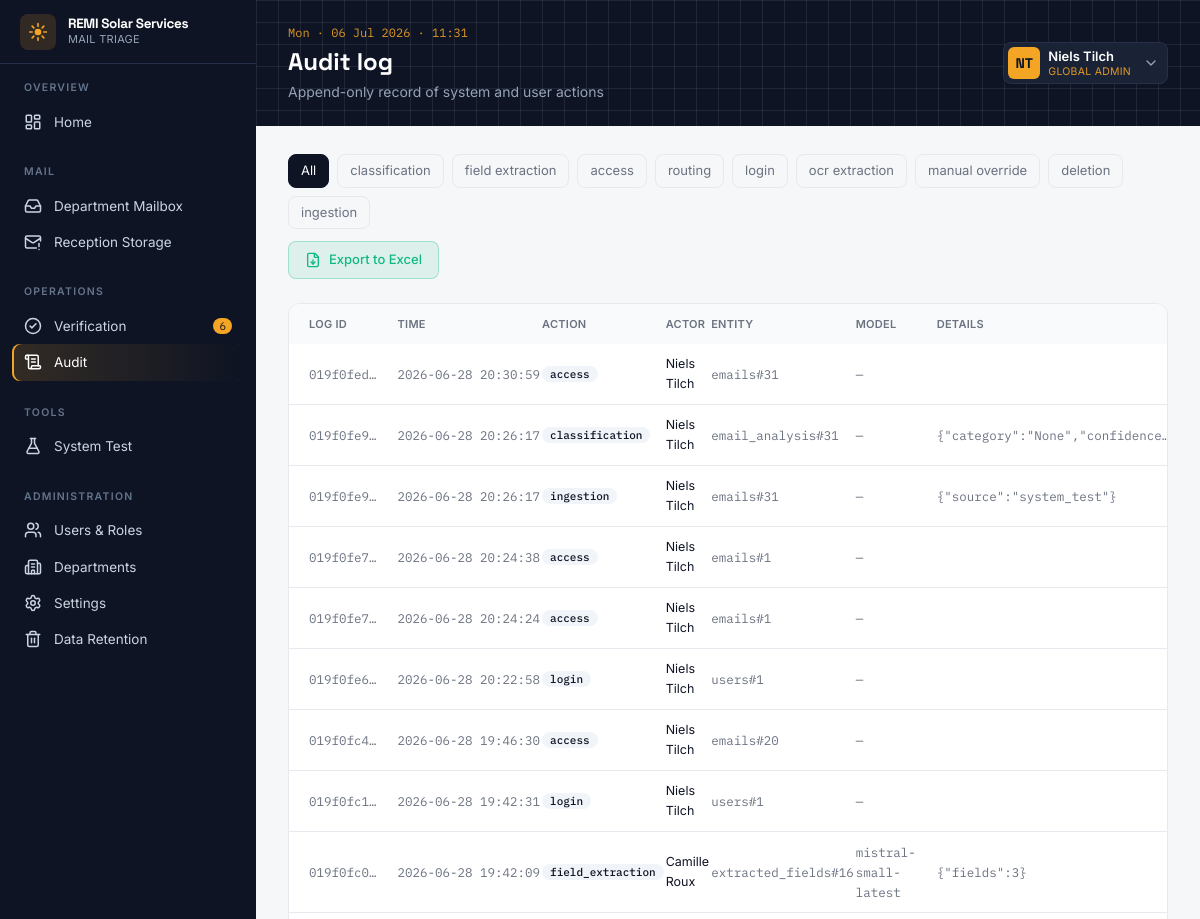
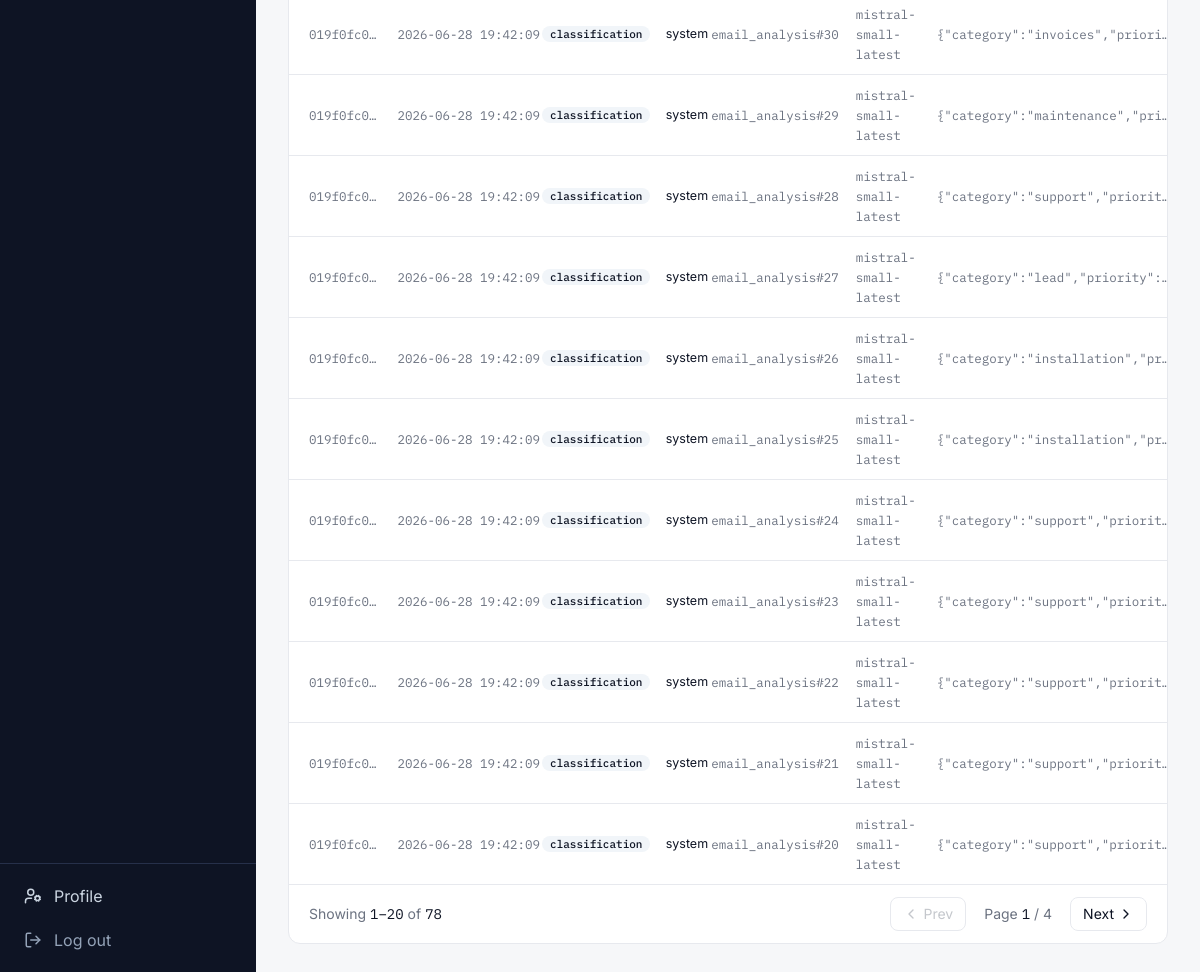
The app's page /audit (signed in) with its own data (2 pictures, top to bottom).
### tables this page shows
CREATE TABLE users (
  id            INTEGER PRIMARY KEY AUTOINCREMENT,
  uuid          TEXT UNIQUE,             -- UUIDv7
  full_name     TEXT NOT NULL,
  email         TEXT NOT NULL UNIQUE,
  password_hash TEXT NOT NULL,            -- bcrypt hash
  role_id       INTEGER NOT NULL REFERENCES roles(id),
  department_id INTEGER REFERENCES departments(id),
  is_active     INTEGER NOT NULL DEFAULT 1,
  mfa_enabled   INTEGER NOT NULL DEFAULT 0,
  mfa_secret    TEXT,                     -- base32 TOTP secret (set when MFA enabled)
  last_login_at TEXT,
  created_at    TEXT NOT NULL DEFAULT (datetime('now'))
);

CREATE TABLE roles (
  id          INTEGER PRIMARY KEY AUTOINCREMENT,
  name        TEXT NOT NULL UNIQUE,
  description TEXT
);

CREATE TABLE audit_logs (
  id INTEGER PRIMARY KEY AUTOINCREMENT,
  uuid TEXT UNIQUE,                       -- UUIDv7, external identifier for the log entry
  email_id INTEGER REFERENCES emails(id),
  user_id INTEGER REFERENCES users(id),
  model_version TEXT,
  action_type TEXT NOT NULL
    CHECK (action_type IN ('ingestion','ocr_extraction','classification','field_extraction','routing','manual_override','access','login','deletion')),
  entity_type TEXT,
  entity_id INTEGER,
  details TEXT,
  ip_address TEXT,
  created_at TEXT NOT NULL DEFAULT (datetime('now'))
);

### app.py (the view)
@app.route("/audit")
@page_guard("audit")
def audit():
    action = request.args.get("action", "")
    per_page = 20
    page = max(1, request.args.get("page", 1, type=int))
    where = "WHERE l.action_type=?" if action else ""
    params = (action,) if action else ()
    total = db().execute(f"SELECT COUNT(*) c FROM audit_logs l {where}", params).fetchone()["c"]
    pages = max(1, (total + per_page - 1) // per_page)
    page = min(page, pages)
    offset = (page - 1) * per_page
    rows = db().execute(f"""
        SELECT l.*, u.full_name AS who, e.subject
        FROM audit_logs l
        LEFT JOIN users u ON l.user_id=u.id
        LEFT JOIN emails e ON l.email_id=e.id
        {where}
        ORDER BY l.created_at DESC
        LIMIT ? OFFSET ?
    """, (*params, per_page, offset)).fetchall()
    actions = [r["action_type"] for r in db().execute("SELECT DISTINCT action_type FROM audit_logs")]
    start = 0 if total == 0 else offset + 1
    end = offset + len(rows)
    return render_template("audit.html", logs=rows, actions=actions, current=action,
                           page=page, pages=pages, total=total, start=start, end=end)

### app.py (called while the page is built)
def db():
    if "db" not in g:
        g.db = sqlite3.connect(DB_PATH)
        g.db.row_factory = sqlite3.Row
        g.db.execute("PRAGMA foreign_keys = ON;")
    return g.db

def current_user():
    uid = session.get("user_id")
    if not uid:
        return None
    return db().execute(
        """SELECT u.*, r.name AS role_name, d.name AS dept_name
           FROM users u JOIN roles r ON u.role_id = r.id
           LEFT JOIN departments d ON u.department_id = d.id
           WHERE u.id = ?""", (uid,)
    ).fetchone()

def login_required(view):
    @functools.wraps(view)
    def wrapped(*a, **kw):
        if not session.get("user_id"):
            return redirect(url_for("login"))
        return view(*a, **kw)
    return wrapped

def page_guard(page_key):
    def deco(view):
        @functools.wraps(view)
        @login_required
        def wrapped(*a, **kw):
            user = current_user()
            if user["role_name"] not in PAGE_ROLES.get(page_key, set()):
                abort(403)
            return view(*a, **kw)
        return wrapped
    return deco

@app.context_processor
def inject_nav():
    user = current_user()
    if not user:
        return {"user": None, "nav": [], "active": request.endpoint}
    role = user["role_name"]
    visible = []
    for section, items in NAV:
        allowed = [(k, label, icon) for k, label, icon, roles in items if role in roles]
        if allowed:
            visible.append((section, allowed))
    pending = db().execute("SELECT COUNT(*) c FROM review_tasks WHERE status='pending'").fetchone()["c"]
    now = dt.datetime.now().strftime("%a · %d %b %Y · %H:%M")
    return {"user": user, "nav": visible, "active": request.endpoint,
            "pending_reviews": pending, "now": now}

### templates/audit.html (shortened to what this page needs)
{% extends "base.html" %}
{% block heading %}Audit log{% endblock %}
{% block subheading %}Append-only record of system and user actions{% endblock %}
{% block content %}
<div class="flex items-center justify-between gap-3 flex-wrap">
  <div class="flex items-center gap-2 flex-wrap">
    <a href="{{ url_for('audit') }}" class="text-[13px] px-3 py-1.5 rounded-lg border {{ 'bg-ink text-white border-ink' if not current else 'border-line text-muted hover:bg-surface' }}">All</a>
    {% for a in actions %}
    <a href="{{ url_for('audit', action=a) }}" class="text-[13px] px-3 py-1.5 rounded-lg border {{ 'bg-ink text-white border-ink' if current==a else 'border-line text-muted hover:bg-surface' }}">{{ a.replace('_',' ') }}</a>
    {% endfor %}
  </div>
  <a href="{{ url_for('audit_export', action=current) }}"
     class="text-[13px] font-medium px-4 py-2 rounded-lg bg-ok/10 text-ok border border-ok/30 hover:bg-ok/20 transition flex items-center gap-2 shrink-0">
    <i data-lucide="file-down" class="w-4 h-4"></i> Export to Excel{{ ' (' + current.replace('_',' ') + ')' if current }}</a>
</div>
<section class="bg-card border border-line rounded-xl overflow-hidden">
  <table class="w-full text-sm">
    <thead class="text-[11px] uppercase tracking-wide text-muted bg-surface/60">
      <tr><th class="text-left font-semibold px-5 py-2.5">Log ID</th><th class="text-left font-semibold py-2.5">Time</th><th class="text-left font-semibold py-2.5">Action</th>
          <th class="text-left font-semibold py-2.5">Actor</th><th class="text-left font-semibold py-2.5">Entity</th>
          <th class="text-left font-semibold py-2.5">Model</th><th class="text-left font-semibold px-5 py-2.5">Details</th></tr>
    </thead>
    <tbody class="divide-y divide-line font-mono text-[12.5px]">
      {% for l in logs %}
      <tr class="hover:bg-surface/60">
        <td class="px-5 py-2.5 text-muted" title="{{ l.uuid }}">{{ l.uuid[:8] if l.uuid else '—' }}…</td>
        <td class="py-2.5 text-muted whitespace-nowrap">{{ l.created_at }}</td>
        <td class="py-2.5"><span class="badge bg-slate-100 text-ink">{{ l.action_type }}</span></td>
        <td class="py-2.5 font-sans">{{ l.who or 'system' }}</td>
        <td class="py-2.5 text-muted">{{ l.entity_type or '—' }}{% if l.entity_id %}#{{ l.entity_id }}{% endif %}</td>
        <td class="py-2.5 text-muted">{{ l.model_version or '—' }}</td>
        <td class="px-5 py-2.5 text-muted max-w-[280px] truncate">{{ l.details or '' }}</td>
      </tr>
      {% else %}
      <tr><td colspan="7" class="px-5 py-10 text-center text-muted font-sans">No log entries.</td></tr>
      {% endfor %}
    </tbody>
  </table>
  {% if total %}
  <div class="flex items-center justify-between px-5 py-3 border-t border-line text-sm">
    <span class="text-muted">Showing <span class="font-mono text-ink">{{ start }}–{{ end }}</span> of <span class="font-mono text-ink">{{ total }}</span></span>
    <div class="flex items-center gap-1.5">
      {% set prev_disabled = page <= 1 %}
      {% set next_disabled = page >= pages %}
      <a {% if not prev_disabled %}href="{{ url_for('audit', action=current, page=page-1) }}"{% endif %}
         class="px-3 py-1.5 rounded-lg border border-line flex items-center gap-1 {{ 'text-muted/40 pointer-events-none' if prev_disabled else 'text-ink hover:bg-surface' }}">
        <i data-lucide="chevron-left" class="w-4 h-4"></i> Prev</a>
      <span class="px-3 py-1.5 text-muted">Page <span class="font-mono text-ink">{{ page }}</span> / {{ pages }}</span>
      <a {% if not next_disabled %}href="{{ url_for('audit', action=current, page=page+1) }}"{% endif %}
         class="px-3 py-1.5 rounded-lg border border-line flex items-center gap-1 {{ 'text-muted/40 pointer-events-none' if next_disabled else 'text-ink hover:bg-surface' }}">
        Next <i data-lucide="chevron-right" class="w-4 h-4"></i></a>
    </div>
  </div>
  {% endif %}
</section>
{% endblock %}

### templates/base.html (shortened to what this page needs)
<!DOCTYPE html>
<html lang="en">
<head>
<script src="https://cdn.tailwindcss.com"></script>
</head>
<body class="font-sans text-ink bg-surface">
<div class="flex min-h-screen">
  <aside class="w-64 shrink-0 bg-ink text-slate-300 flex flex-col fixed h-screen z-10">
    <div class="px-5 h-16 flex items-center gap-3 border-b border-inkline">
      <div class="w-9 h-9 rounded-lg bg-sun/15 grid place-items-center">
        <svg viewBox="0 0 24 24" class="w-5 h-5 text-sun" fill="none" stroke="currentColor" stroke-width="2" stroke-linecap="round">
          <circle cx="12" cy="12" r="4" fill="currentColor" stroke="none"/>
          <path d="M12 2v3M12 19v3M2 12h3M19 12h3M5 5l2 2M17 17l2 2M19 5l-2 2M7 17l-2 2"/>
        </svg>
      </div>
      <div class="leading-tight min-w-0">
        <div class="font-display font-bold text-white text-[13.5px] whitespace-nowrap tracking-tight">REMI Solar Services</div>
        <div class="text-[11px] tracking-wide text-slate-400 uppercase">Mail Triage</div>
      </div>
    </div>
    <nav class="flex-1 overflow-y-auto py-4 px-3 space-y-6 text-[13.5px]">
      {% for section, items in nav %}
      <div>
        <p class="px-3 mb-2 text-[10.5px] font-semibold tracking-[.12em] text-slate-500 uppercase">{{ section }}</p>
        {% for key, label, icon in items %}
        <a href="{{ url_for(key) }}"
           class="nav-item flex items-center gap-3 px-3 py-2 rounded-lg {{ 'nav-active' if active==key }}">
          <i data-lucide="{{ icon }}" class="w-[18px] h-[18px]"></i>{{ label }}
          {% if key=='verification' and pending_reviews %}
          <span class="ml-auto text-[11px] font-mono bg-sun text-ink rounded-full px-1.5">{{ pending_reviews }}</span>
          {% endif %}
        </a>
        {% endfor %}
      </div>
      {% endfor %}
    </nav>
    <div class="px-3 py-3 border-t border-inkline space-y-1">
      <a href="{{ url_for('profile') }}" class="nav-item flex items-center gap-3 px-3 py-2 rounded-lg {{ 'nav-active' if active=='profile' }}">
        <i data-lucide="user-cog" class="w-[18px] h-[18px]"></i>Profile</a>
      <a href="{{ url_for('logout') }}" class="nav-item flex items-center gap-3 px-3 py-2 rounded-lg text-slate-400">
        <i data-lucide="log-out" class="w-[18px] h-[18px]"></i>Log out</a>
    </div>
  </aside>
  <main class="flex-1 ml-64 min-w-0">
    <header class="bg-ink text-white">
      <div class="grid-tex">
        <div class="px-8 py-6 flex items-center justify-between">
          <div>
            <p class="text-[12px] font-mono text-sun/90 mb-1">{{ now }}</p>
            <h1 class="font-display text-2xl font-bold">{% block heading %}{% endblock %}</h1>
            <p class="text-slate-400 text-sm mt-1">{% block subheading %}{% endblock %}</p>
          </div>
          <div class="relative" x-dropdown>
            <button type="button" onclick="this.nextElementSibling.classList.toggle('hidden')"
              class="flex items-center gap-2 bg-inksoft border border-inkline rounded-lg pl-1 pr-2 py-1 hover:border-sun/50 transition">
              <div class="w-8 h-8 rounded-md bg-sun text-ink grid place-items-center font-display font-bold text-sm">
                {{ user.full_name.split()|map('first')|join|upper }}</div>
              <div class="leading-tight text-left">
                <div class="text-[13px] font-semibold">{{ user.full_name }}</div>
                <div class="text-[10.5px] text-sun/90 uppercase tracking-wide">{{ user.role_name.replace('_',' ').replace(' administrator',' admin') }}</div>
              </div>
              <i data-lucide="chevron-down" class="w-4 h-4 text-slate-400 ml-1"></i>
            </button>
          </div>
        </div>
      </div>
    </header>
    <div class="px-8 py-7 space-y-6">
      {% block content %}{% endblock %}
    </div>
  </main>
</div>
</body>
</html>

### templates/base.html (style rules this page uses)
.nav-item { transition:all .15s ease }
.nav-active { background:linear-gradient(90deg,rgba(245,165,36,.16),transparent);box-shadow:inset 2px 0 0 #F5A524;color:#fff }
.grid-tex { background-image:linear-gradient(#ffffff14 1px,transparent 1px),linear-gradient(90deg,#ffffff14 1px,transparent 1px);background-size:22px 22px }
.badge { font-size:11px;font-weight:500;padding:1px 8px;border-radius:9999px }

### records on screen
users: full_name "Niels Tilch"
roles: role_name.replace "GLOBAL ADMIN"
audit_logs: uuid "019f0fed", created_at "2026-06-28 20:30:59", action_type "access", full_name "Niels Tilch", entity_type "emails", entity_id "31", model_version "—"
audit_logs: uuid "019f0fe9", created_at "2026-06-28 20:26:17", action_type "classification", full_name "Niels Tilch", entity_type "email_analysis", entity_id "31", model_version "—", details "{\"category\":\"None\",\"confidence…"
audit_logs: uuid "019f0fe9", created_at "2026-06-28 20:26:17", action_type "ingestion", full_name "Niels Tilch", entity_type "emails", entity_id "31", model_version "—", details "{\"source\":\"system_test\"}"
audit_logs: uuid "019f0fe7", created_at "2026-06-28 20:24:38", action_type "access", full_name "Niels Tilch", entity_type "emails", entity_id "1", model_version "—"
audit_logs: uuid "019f0fe7", created_at "2026-06-28 20:24:24", action_type "access", full_name "Niels Tilch", entity_type "emails", entity_id "1", model_version "—"
audit_logs: uuid "019f0fe6", created_at "2026-06-28 20:22:58", action_type "login", full_name "Niels Tilch", entity_type "users", entity_id "1", model_version "—"
audit_logs: uuid "019f0fc4", created_at "2026-06-28 19:46:30", action_type "access", full_name "Niels Tilch", entity_type "emails", entity_id "20", model_version "—"
audit_logs: uuid "019f0fc1", created_at "2026-06-28 19:42:31", action_type "login", full_name "Niels Tilch", entity_type "users", entity_id "1", model_version "—"
audit_logs: uuid "019f0fc0", created_at "2026-06-28 19:42:09", action_type "field_extraction", full_name "Camille Roux", entity_type "extracted_fields", entity_id "16", model_version "mistral-small-latest", details "{\"fields\":3}"
audit_logs: uuid "019f0fc0", created_at "2026-06-28 19:42:09", action_type "classification", who "system", entity_type "email_analysis", entity_id "30", model_version "mistral-small-latest", details "{\"category\":\"invoices\",\"priori…"
audit_logs: uuid "019f0fc0", created_at "2026-06-28 19:42:09", action_type "classification", who "system", entity_type "email_analysis", entity_id "29", model_version "mistral-small-latest", details "{\"category\":\"maintenance\",\"pri…"
audit_logs: uuid "019f0fc0", created_at "2026-06-28 19:42:09", action_type "classification", who "system", entity_type "email_analysis", entity_id "28", model_version "mistral-small-latest", details "{\"category\":\"support\",\"priorit…"
audit_logs: uuid "019f0fc0", created_at "2026-06-28 19:42:09", action_type "classification", who "system", entity_type "email_analysis", entity_id "27", model_version "mistral-small-latest", details "{\"category\":\"lead\",\"priority\":…"
audit_logs: uuid "019f0fc0", created_at "2026-06-28 19:42:09", action_type "classification", who "system", entity_type "email_analysis", entity_id "26", model_version "mistral-small-latest", details "{\"category\":\"installation\",\"pr…"
audit_logs: uuid "019f0fc0", created_at "2026-06-28 19:42:09", action_type "classification", who "system", entity_type "email_analysis", entity_id "25", model_version "mistral-small-latest", details "{\"category\":\"installation\",\"pr…"
audit_logs: uuid "019f0fc0", created_at "2026-06-28 19:42:09", action_type "classification", who "system", entity_type "email_analysis", entity_id "24", model_version "mistral-small-latest", details "{\"category\":\"support\",\"priorit…"
audit_logs: uuid "019f0fc0", created_at "2026-06-28 19:42:09", action_type "classification", who "system", entity_type "email_analysis", entity_id "23", model_version "mistral-small-latest", details "{\"category\":\"support\",\"priorit…"
audit_logs: uuid "019f0fc0", created_at "2026-06-28 19:42:09", action_type "classification", who "system", entity_type "email_analysis", entity_id "22", model_version "mistral-small-latest", details "{\"category\":\"support\",\"priorit…"
audit_logs: uuid "019f0fc0", created_at "2026-06-28 19:42:09", action_type "classification", who "system", entity_type "email_analysis", entity_id "21", model_version "mistral-small-latest", details "{\"category\":\"support\",\"priorit…"
audit_logs: uuid "019f0fc0", created_at "2026-06-28 19:42:09", action_type "classification", who "system", entity_type "email_analysis", entity_id "20", model_version "mistral-small-latest", details "{\"category\":\"support\",\"priorit…"

### other values on screen
{{ section }} "OVERVIEW" "MAIL" "OPERATIONS" "TOOLS" "ADMINISTRATION"
{{ label }} "Home" "Department Mailbox" "Reception Storage" "Verification" "Audit" "System Test" "Users & Roles" "Departments" "Settings" "Data Retention"
{{ pending_reviews }} "6"
{{ user.full_name.split()|map('first')|join|upper }} "NT"
{{ a.replace('_',' ') }} "classification" "field extraction" "access" "routing" "login" "ocr extraction" "manual override" "deletion" "ingestion"
{{ start }} "1"
{{ end }} "20"
{{ total }} "78"
{{ page }} "1"
{{ pages }} "4"
